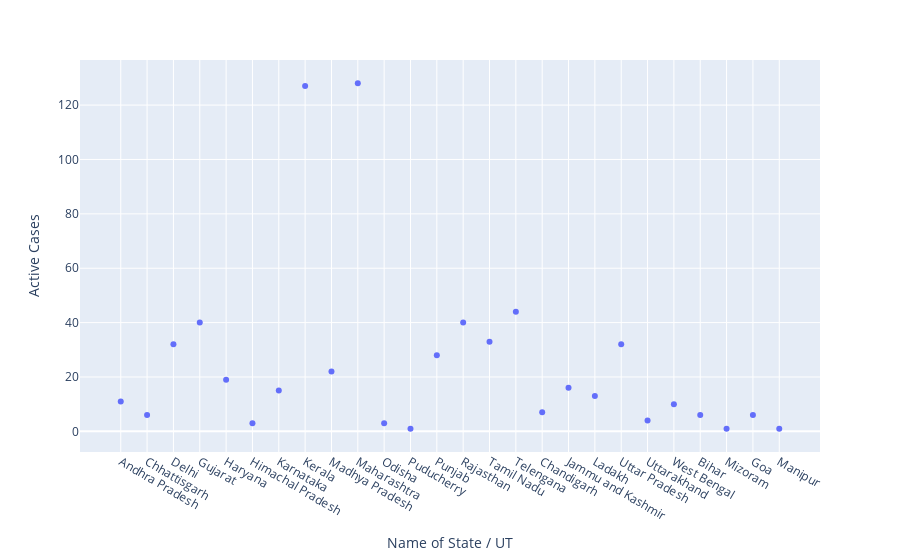

The notebook cell this image was saved under:
### Code cell
px.scatter(df,x='Name of State / UT'
         ,y='Active Cases')

### Figure 1 — Plotly figure (JSON) as saved in the notebook; plotly's stock layout.template omitted (floating-point values rounded to 4 significant figures)
{"data": [{"hovertemplate": "Name of State / UT=%{x}<br>Active Cases=%{y}<extra></extra>", "legendgroup": "", "marker": {"color": "#636efa", "symbol": "circle"}, "mode": "markers", "name": "", "orientation": "v", "showlegend": false, "type": "scatter", "x": ["Andhra Pradesh", "Chhattisgarh", "Delhi", "Gujarat", "Haryana", "Himachal Pradesh", "Karnataka", "Kerala", "Madhya Pradesh", "Maharashtra", "Odisha", "Puducherry", "Punjab", "Rajasthan", "Tamil Nadu", "Telengana", "Chandigarh", "Jammu and Kashmir", "Ladakh", "Uttar Pradesh", "Uttarakhand", "West Bengal", "Bihar", "Mizoram", "Goa", "Manipur"], "xaxis": "x", "y": [11, 6, 32, 40, 19, 3, 15, 127, 22, 128, 3, 1, 28, 40, 33, 44, 7, 16, 13, 32, 4, 10, 6, 1, 6, 1], "yaxis": "y"}], "layout": {"legend": {"tracegroupgap": 0}, "margin": {"t": 60}, "xaxis": {"anchor": "y", "domain": [0, 1], "title": {"text": "Name of State / UT"}}, "yaxis": {"anchor": "x", "domain": [0, 1], "title": {"text": "Active Cases"}}}}
